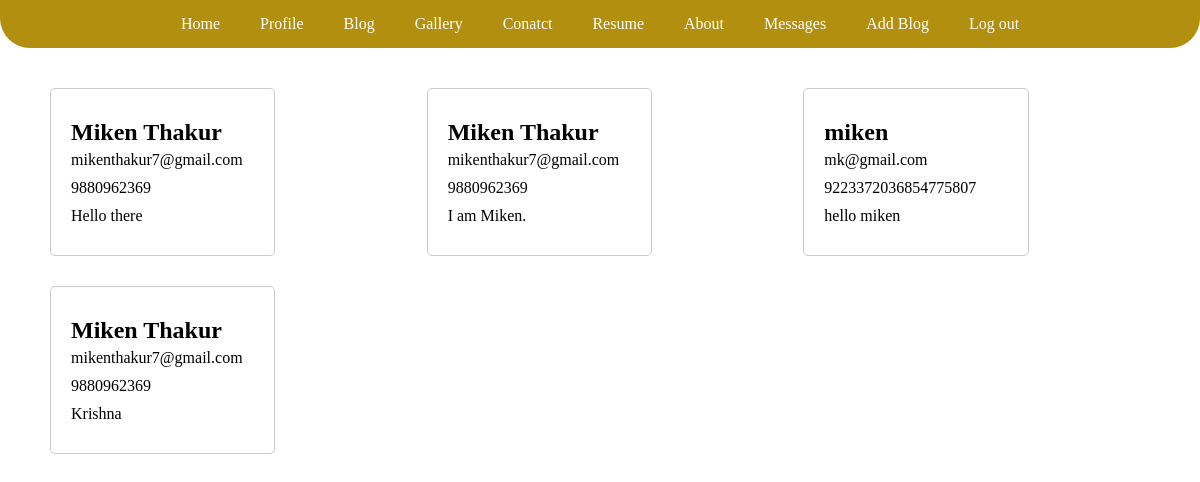
Screenshot of /contact_messages.php (signed in) with the database file from the repository.
### tables this page shows
CREATE TABLE `contact` (
  `id` int(11) NOT NULL,
  `name` varchar(50) NOT NULL,
  `email` varchar(128) NOT NULL,
  `mobile` bigint(10) NOT NULL,
  `message` varchar(256) NOT NULL
);

### contact_messages.php (the view, shortened to what this page needs)
<!DOCTYPE html>
<html lang="en">
<head>
    <link rel="stylesheet" href="css/nav.css">
    <link rel="stylesheet" href="css/main.css">
    <link rel="stylesheet" href="css/footer.css">
    <link rel="stylesheet" href="css/card.css">
</head>
<body>
    <?php
        include 'nav.php';
    ?>
    <main>
        <div id="center_card">
            <div id="cards">
                <?php
                require_once "inc/dbconfig.php";
                $sql = "SELECT * FROM contact";
                $result = mysqli_query($conn, $sql);
                if (mysqli_num_rows($result) > 0) {
                while ($row = mysqli_fetch_assoc($result)) {
                    echo '<div class="card">';
                    echo "<h2>" . $row["name"] . "</h2>";
                    echo "<p>" . $row["email"] . "</p>";
                    echo "<p>" . $row["mobile"] . "</p>";
                    echo "<p>" . $row["message"] . "</p>";
                    echo "</div>";
                }
                } else {
                    echo "No results found";
                }
            ?>
            </div>
        </div>
</body>
</html>

### nav.php (shortened to what this page needs)
<nav>
    <ul>
        <li><a href="index.php">Home</a></li>
        <li><a href="profile.php">Profile</a></li>
        <li><a href="blog.php">Blog</a></li>
        <li><a href="gallery.php">Gallery</a></li>
        <li><a href="contact.php">Conatct</a></li>
        <li><a href="resume.php">Resume</a></li>
        <li><a href="about.php">About</a></li>
        <?php
            if (isset($_SESSION["email"])) {
                echo '<li><a href="contact_messages.php">Messages</a></li>';
                echo '<li><a href="add_blog.php">Add Blog</a></li>';
                echo '<li><a href="inc/logout.inc.php">Log out</a></li>';
            } else {
                echo '<li><a href="login.php">Log in</a></li>';
            }
        ?>
    </ul>
</nav>

### css/nav.css (style rules this page uses)
nav { background-color: #b28f0f; display: grid; align-content: center; justify-items: center; border-bottom-left-radius: 30px; border-bottom-right-radius: 30px; }
nav ul { margin: 0; padding: 0; list-style: none; display: flex; }
nav ul li { position: relative; }
nav ul li a { display: block; padding: 15px 20px; color: #fff; text-decoration: none; }

### css/main.css (style rules this page uses)
* { margin: 0; padding: 0; }
main { min-height: 60dvh; margin: 10px 20px; }

### css/card.css (style rules this page uses)
#cards { display: grid; grid-template-columns: repeat(3, 1fr); gap: 10px; padding: 20px; }
a:link { text-decoration: none; }
.card { border: 1px solid #ccc; color: black; text-decoration: none; border-radius: 5px; padding: 20px; max-width: 50%; min-width: fit-content; margin: 10px; }
.card h2 { margin-top: 10px; margin-bottom: 5px; }
.card p { margin-bottom: 10px; }

### rows the page displays
contact: name "Miken Thakur", email "mikenthakur7@gmail.com", mobile "9880962369", message "Hello there"
contact: name "Miken Thakur", email "mikenthakur7@gmail.com", mobile "9880962369", message "I am Miken."
contact: name "miken", email "mk@gmail.com", mobile "9223372036854775807", message "hello miken"
contact: name "Miken Thakur", email "mikenthakur7@gmail.com", mobile "9880962369", message "Krishna"
